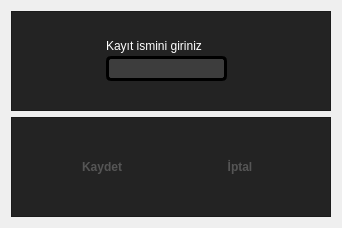
        <widget class="QWidget" name="page">
         <layout class="QVBoxLayout" name="verticalLayout">
          <item>
           <widget class="QFrame" name="frame_2">
            <property name="sizePolicy">
             <sizepolicy hsizetype="Maximum" vsizetype="Maximum">
              <horstretch>0</horstretch>
              <verstretch>0</verstretch>
             </sizepolicy>
            </property>
            <property name="minimumSize">
             <size>
              <width>320</width>
              <height>100</height>
             </size>
            </property>
            <property name="maximumSize">
             <size>
              <width>320</width>
              <height>100</height>
             </size>
            </property>
            <property name="styleSheet">
             <string notr="true">background-color: rgb(35, 35, 35);</string>
            </property>
            <property name="frameShape">
             <enum>QFrame::StyledPanel</enum>
            </property>
            <property name="frameShadow">
             <enum>QFrame::Raised</enum>
            </property>
            <layout class="QHBoxLayout" name="horizontalLayout_3">
             <item>
              <widget class="QStackedWidget" name="stackedWidget_2">
               <property name="sizePolicy">
                <sizepolicy hsizetype="Minimum" vsizetype="Minimum">
                 <horstretch>0</horstretch>
                 <verstretch>0</verstretch>
                </sizepolicy>
               </property>
               <property name="minimumSize">
                <size>
                 <width>50</width>
                 <height>70</height>
                </size>
               </property>
               <property name="maximumSize">
                <size>
                 <width>250</width>
                 <height>70</height>
                </size>
               </property>
               <widget class="QWidget" name="page_3">
                <widget class="QLineEdit" name="save_name">
                 <property name="geometry">
                  <rect>
                   <x>60</x>
                   <y>30</y>
                   <width>121</width>
                   <height>25</height>
                  </rect>
                 </property>
                 <property name="styleSheet">
                  <string notr="true">border: 3px solid;
border-radius: 5px;
border-color: rgb(0, 0, 0);
background-color: rgb(61, 61, 61);
font: 75 12pt &quot;FreeSans&quot;;
color: rgb(255, 255, 255);</string>
                 </property>
                </widget>
                <widget class="QLabel" name="label">
                 <property name="geometry">
                  <rect>
                   <x>60</x>
                   <y>10</y>
                   <width>181</width>
                   <height>20</height>
                  </rect>
                 </property>
                 <property name="styleSheet">
                  <string notr="true">font: 75 11pt &quot;FreeSans&quot;;
color: rgb(255, 255, 255);</string>
                 </property>
                 <property name="text">
                  <string>Kayıt ismini giriniz</string>
                 </property>
                </widget>
               </widget>
               <widget class="QWidget" name="page_4"/>
              </widget>
             </item>
            </layout>
           </widget>
          </item>
          <item>
           <widget class="QFrame" name="frame_3">
            <property name="sizePolicy">
             <sizepolicy hsizetype="Maximum" vsizetype="Maximum">
              <horstretch>0</horstretch>
              <verstretch>0</verstretch>
             </sizepolicy>
            </property>
            <property name="minimumSize">
             <size>
              <width>320</width>
              <height>100</height>
             </size>
            </property>
            <property name="maximumSize">
             <size>
              <width>320</width>
              <height>100</height>
             </size>
            </property>
            <property name="styleSheet">
             <string notr="true">background-color: rgb(35, 35, 35);</string>
            </property>
            <property name="frameShape">
             <enum>QFrame::StyledPanel</enum>
            </property>
            <property name="frameShadow">
             <enum>QFrame::Raised</enum>
            </property>
            <layout class="QHBoxLayout" name="horizontalLayout_4">
             <item>
              <spacer name="horizontalSpacer">
               <property name="orientation">
                <enum>Qt::Horizontal</enum>
               </property>
               <property name="sizeHint" stdset="0">
                <size>
                 <width>23</width>
                 <height>20</height>
                </size>
               </property>
              </spacer>
             </item>
             <item>
              <widget class="QPushButton" name="btn_save">
               <property name="minimumSize">
                <size>
                 <width>100</width>
                 <height>45</height>
                </size>
               </property>
               <property name="layoutDirection">
                <enum>Qt::LeftToRight</enum>
               </property>
               <property name="styleSheet">
                <string notr="true">
QPushButton {
  background-color: rgb(35, 35, 35);
  color: rgb(85, 85, 85);
  font-weight: 600;
  font: 75 12pt &quot;FreeSans&quot;;
  text-align: cente;
  border-radius: 5px;
  padding: 5px 15px;
  outline: 0px;
  image: url(:/images/Desktop/Asıl proje/m_home.png);

  image-size: 30px 30px;



}
QPushButton:hover,
QPushButton:focus {
  color: rgb(255, 255, 255);
  image: url(:/images/Desktop/Asıl proje/icons8-home-26.png);
  background-color: rgb(0, 0, 0);
  border-radius: 20px;


}
QPushButton:pressed{
  color: rgb(255, 255, 255);
  image: url(:/images/Desktop/Asıl proje/icons8-home-26.png);
  background-color: rgb(0, 0, 0);
  border-radius: 20px;

}
	
	</string>
               </property>
               <property name="text">
                <string>Kaydet</string>
               </property>
               <property name="iconSize">
                <size>
                 <width>45</width>
                 <height>45</height>
                </size>
               </property>
               <property name="checkable">
                <bool>true</bool>
               </property>
              </widget>
             </item>
             <item>
              <spacer name="horizontalSpacer_2">
               <property name="orientation">
                <enum>Qt::Horizontal</enum>
               </property>
               <property name="sizeHint" stdset="0">
                <size>
                 <width>23</width>
                 <height>20</height>
                </size>
               </property>
              </spacer>
             </item>
             <item>
              <widget class="QPushButton" name="btn_save_2">
               <property name="sizePolicy">
                <sizepolicy hsizetype="Minimum" vsizetype="Fixed">
                 <horstretch>0</horstretch>
                 <verstretch>0</verstretch>
                </sizepolicy>
               </property>
               <property name="minimumSize">
                <size>
                 <width>100</width>
                 <height>45</height>
                </size>
               </property>
               <property name="styleSheet">
                <string notr="true">
QPushButton {
  background-color: rgb(35, 35, 35);
  color: rgb(85, 85, 85);
  font-weight: 600;
  font: 75 12pt &quot;FreeSans&quot;;
  text-align: center;
  border-radius: 5px;
  padding: 5px 15px;
  outline: 0px;
  image: url(:/images/Desktop/Asıl proje/m_home.png);

  image-size: 30px 30px;



}
QPushButton:hover,
QPushButton:focus {
  color: rgb(255, 255, 255);
  image: url(:/images/Desktop/Asıl proje/icons8-home-26.png);
  background-color: rgb(0, 0, 0);
  border-radius: 20px;


}
QPushButton:pressed{
  color: rgb(255, 255, 255);
  image: url(:/images/Desktop/Asıl proje/icons8-home-26.png);
  background-color: rgb(0, 0, 0);
  border-radius: 20px;

}
	
	</string>
               </property>
               <property name="text">
                <string>İptal</string>
               </property>
               <property name="iconSize">
                <size>
                 <width>45</width>
                 <height>45</height>
                </size>
               </property>
               <property name="checkable">
                <bool>true</bool>
               </property>
              </widget>
             </item>
             <item>
              <spacer name="horizontalSpacer_3">
               <property name="orientation">
                <enum>Qt::Horizontal</enum>
               </property>
               <property name="sizeHint" stdset="0">
                <size>
                 <width>23</width>
                 <height>20</height>
                </size>
               </property>
              </spacer>
             </item>
            </layout>
           </widget>
          </item>
         </layout>
        </widget>
